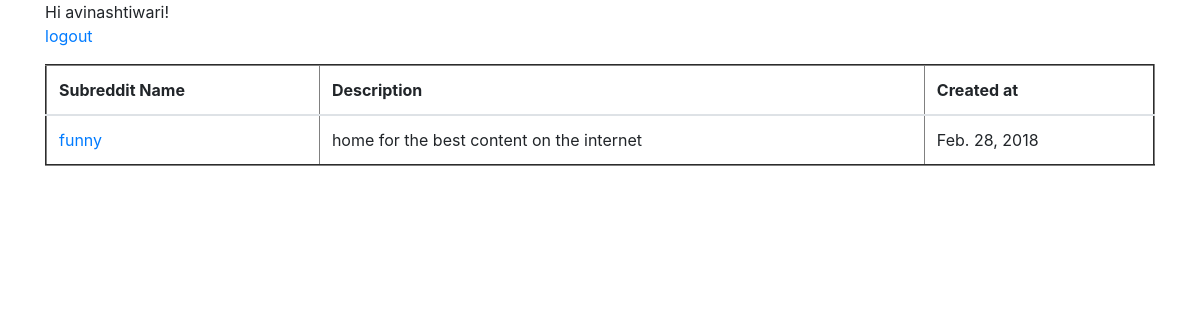
The app's page / (signed in) with its own data.
### users/models.py (models this page shows)
class CustomUser(AbstractUser):
    objects=CustomUserManager()

### boards/models.py (models this page shows, shortened)
class SubReddits(models.Model):
    name=models.CharField(max_length=100)
    description=models.TextField()
    created_at=models.DateField(auto_now_add=True)

### boards/views.py (the view)
# urls.py: path('', views.HomePageView,name='home'),
def HomePageView(request):
    return render(request,'home.html',{'boards':SubReddits.objects.all()})

### templates/home.html (shortened to what this page needs)
{% extends 'base.html' %}
{% block content %}
    {% if user.is_authenticated %}
        Hi {{ user.username }}!
        <p><a href="{% url 'logout' %}">logout</a></p>
        <table border='2px solid black' class='table'>
            <thead>
                <th>Subreddit Name</th>
                <th>Description</th>
                <th>Created at</th>
            </thead>
            {%for i in boards%}
                <tr>
                    <td><a href="{%url 'board' i.id%}">{{i.name}}</a></td>
                    <td>{{i.description}}</td>
                    <td>{{i.created_at}}</td>
                </tr>
            {%endfor%}
        </table>
    {% else %}
        <h1>Welcome to reddit clone</h1>
        <p>You are not logged in</p>
        <a href="{% url 'login' %}">login</a> |
        <a href="{% url 'signup' %}">signup</a>
    {% endif %}
{% endblock %}

### records on screen
CustomUser: username "avinashtiwari"
SubReddits: name "funny", description "home for the best content on the internet", created_at "Feb. 28, 2018"
